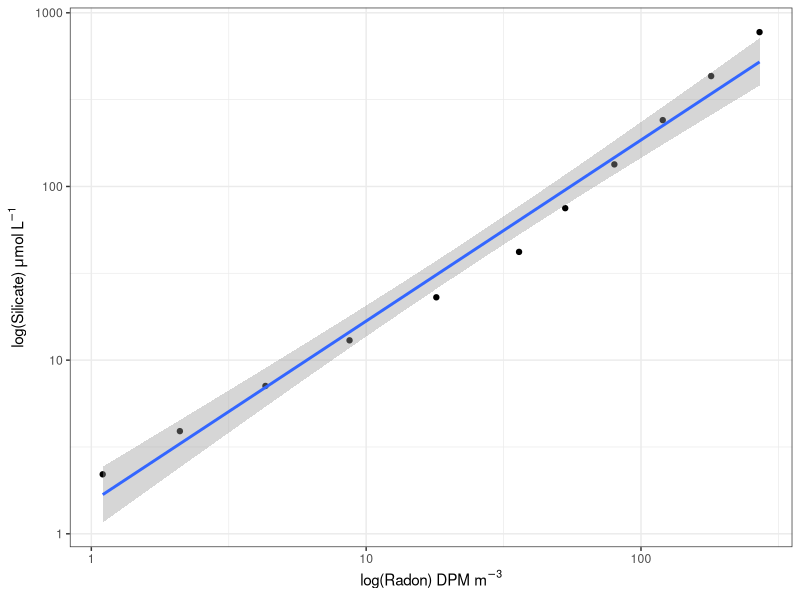

R code for this plot: (Note: this script raises an error after producing the figure.)
# Use data from Nelson et al. 2015 to assess the relationship between radon and silicate

#load libraries
library(tidyverse)

# read in the data
SI<-c(2.2,
      3.9,
      7.1,
      13,
      23,
      42,
      75,
      134,
      241,
      432,
      774)

Radon <- c(1.1,
           2.1,
           4.3,
           8.7,
           18,
           36,
           53,
           80,
           120,
           180,
           270)

Data<-data.frame(SI,Radon)

ggplot(Data, aes(x = Radon, y = SI))+
  geom_point()+
#  coord_trans(x="log10", y="log10")+
  scale_x_continuous(trans='log10') +
  scale_y_continuous(trans='log10')+
  geom_smooth(method = "lm")+
  xlab(expression("log(Radon) DPM m"^{-3}))+
  ylab(expression(paste("log(Silicate) ", mu,"mol L"^{-1})))+
  theme_bw()+
  ggsave("Output/radon_silicate.png")

mod<-lm(log(SI)~log(Radon), data = Data)
anova(mod)
summary(mod)
